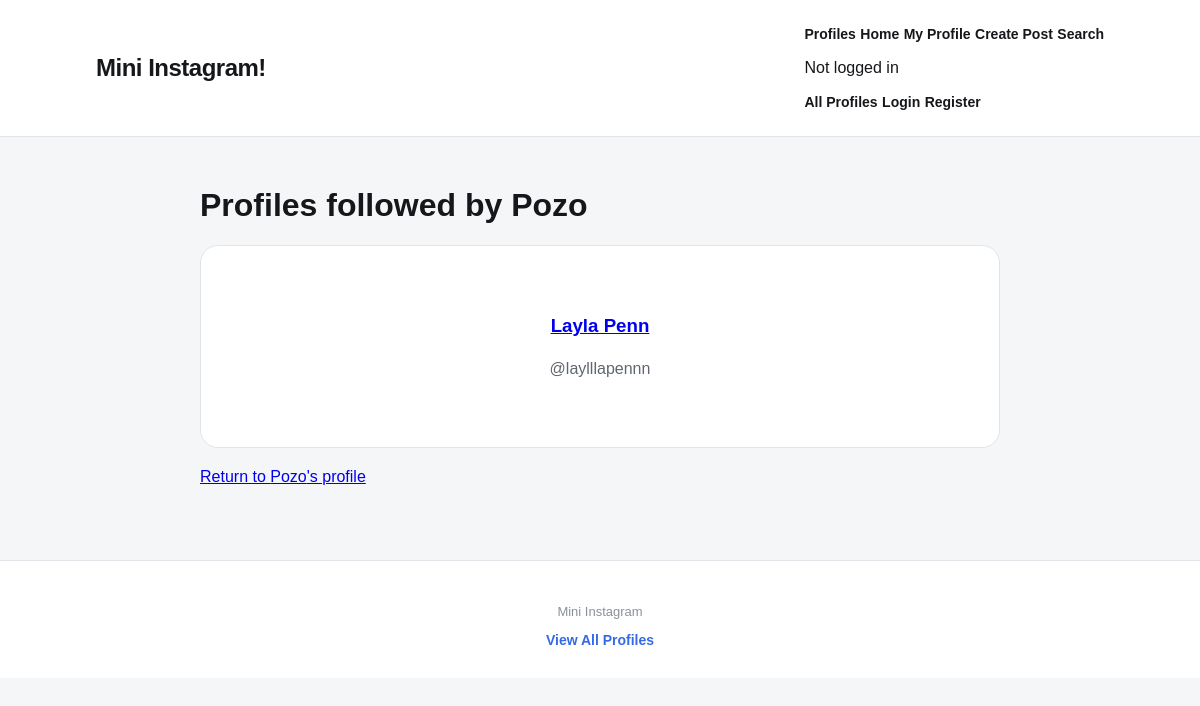
The app's page /mini_insta/profile/2/following with its own data.
### mini_insta/models.py (models this page shows, shortened)
class Profile(models.Model):
    username = models.TextField(blank=True)
    display_name = models.TextField(blank=True)
    profile_image_url = models.URLField(blank=True)
    bio_text = models.TextField(blank=True)
    join_date = models.DateTimeField(auto_now=True) # will set published field automatically to the current time
    user = models.ForeignKey(User, on_delete=models.CASCADE)
    def get_following(self):
        follows = Follow.objects.filter(follower_profile=self)
        following = [follow.profile for follow in follows]
        return following

### mini_insta/views.py (the view)
# urls.py: path('profile/<int:pk>/following', ShowFollowingDetailView.as_view(), name='show_following'),
class ShowFollowingDetailView(DetailView):
    model = Profile
    template_name = "mini_insta/show_following.html"
    context_object_name = "profile"

### mini_insta/templates/mini_insta/show_following.html
      {% extends 'mini_insta/base.html' %}
      {% block content %}
      <main class="profile-page">
        <h1>Profiles followed by {{ profile.display_name}}</h1>
        {% for followed_profile in profile.get_following %}
            <article>
                <h3>
                    <a href="{% url 'show_profile' followed_profile.pk %}">
                        {{ followed_profile.display_name }}
                    </a>
                </h3>
                <p>@{{ followed_profile.username }}</p>
            </article>
        {% empty %}
            <p>This profile isn't following anyone yet</p>
        {% endfor %}
        <p>
            <a href="{% url 'show_profile' profile.pk %}">
                Return to {{ profile.display_name }}'s profile
            </a>
        </p>
      </main>
      {% endblock %}

### static/A3.css (style rules this page uses)
* { box-sizing: border-box; }
body { margin: 0; font-family: Arial, Helvetica, sans-serif; background-color: #f5f6f8; color: #15171a; }
main { width: 84%; max-width: 1100px; margin: 50px auto; }
.profile-page { max-width: 800px; }
.profile-page article { background-color: white; border: 1px solid #e1e4e8; border-radius: 18px; padding: 50px; text-align: center; }
.profile-page p { color: #5f6670; line-height: 1.6; }

### records on screen
Profile: display_name "Pozo"
Profile: display_name "Layla Penn", username "laylllapennn"
